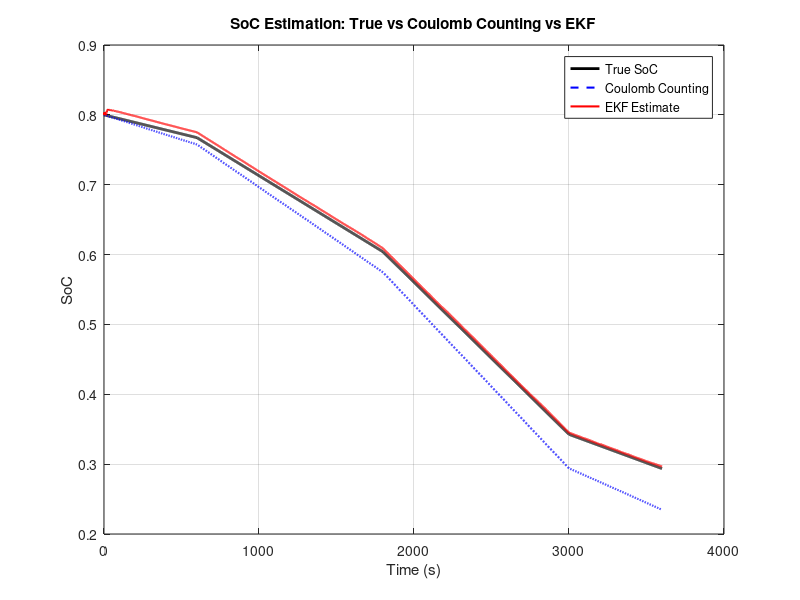
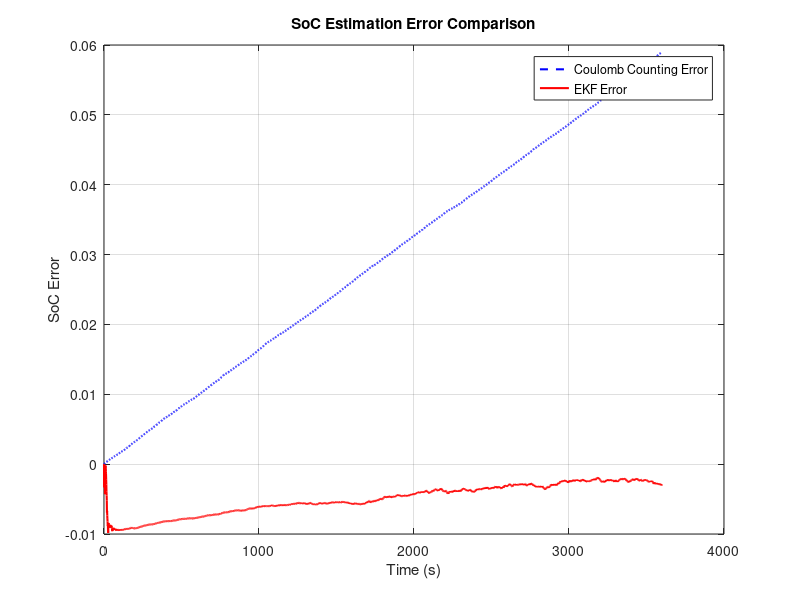
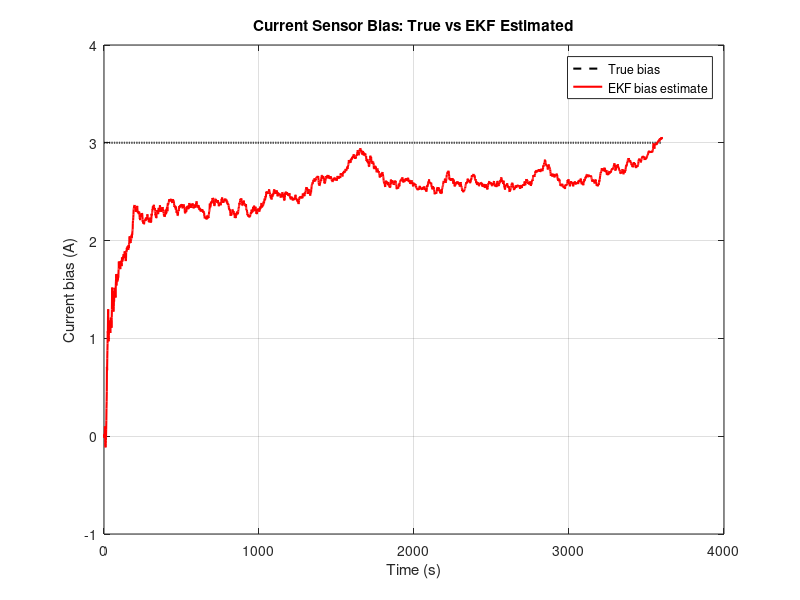

These figures' MATLAB source, in order:
%% ===================== FULL SCRIPT: Battery + Coulomb Counting + Bias-Augmented EKF (FIXED) =====================
clear; clc; close all;

%% Battery Parameters (Lithium-ion 50Ah example)
C_nominal = 50 * 3600;   % Coulomb capacity (As)
SoC_init  = 0.8;
eta       = 0.98;
R0        = 0.01;
RC.R1     = 0.015;
RC.C1     = 2000;

%% Simulation time
t_end = 3600;
dt    = 1;
t     = (0:dt:t_end)';
N     = length(t);

%% OCV-SoC lookup table
SoC_table = 0:0.05:1;
OCV_table = 3.0 + 1.0*SoC_table - 0.3*(1-SoC_table).^2;
dOCV_dSoC_table = gradient(OCV_table, SoC_table);

%% Current profile (dynamic load)
I = zeros(N,1);
for k = 1:N
    if t(k) < 600
        I(k) = 10;
    elseif t(k) < 1800
        I(k) = 25;
    elseif t(k) < 3000
        I(k) = 40;
    else
        I(k) = 15;
    end
end

%% Simulated current sensor bias + noise
I_bias  = 3;
I_noisy = I + I_bias + 1.5*randn(N,1);

%% ---------- TRUE SYSTEM SIMULATION (ground truth) ----------
alpha = exp(-dt/(RC.R1*RC.C1));
beta  = RC.R1*(1-alpha);

SoC_true = zeros(N,1);
V1_true  = zeros(N,1);
Vt_true  = zeros(N,1);

SoC_true(1) = SoC_init;
V1_true(1)  = 0;
Vt_true(1)  = interp1(SoC_table, OCV_table, SoC_true(1)) - I(1)*R0 - V1_true(1);

for k = 1:N-1
    SoC_true(k+1) = SoC_true(k) - eta*dt/C_nominal * I(k);
    V1_true(k+1)  = alpha*V1_true(k) + beta*I(k);
    Vt_true(k+1)  = interp1(SoC_table, OCV_table, SoC_true(k+1)) - I(k+1)*R0 - V1_true(k+1);
end

Vt_measured = Vt_true + 0.03*randn(N,1);

%% ---------- COULOMB COUNTING SoC (uses biased/noisy current, no correction) ----------
SoC_cc = zeros(N,1);
SoC_cc(1) = SoC_init;
for k = 1:N-1
    SoC_cc(k+1) = SoC_cc(k) - eta*dt/C_nominal * I_noisy(k);
    SoC_cc(k+1) = min(max(SoC_cc(k+1),0),1);
end

%% ---------- BIAS-AUGMENTED EKF SETUP ----------
% State vector: x = [SoC; V1; I_bias_est]
% FIX 1: Q(3,3) was 1e-8 (way too small) -> bias state could barely move.
%        Raised to 1e-4 so the filter can actually learn the bias.
% FIX 2: P(3,3) initial uncertainty raised to reflect real uncertainty in bias.
% FIX 3: R_meas tightened slightly relative to Q so measurement is trusted
%        enough to pull the bias state, without being so tight it fights noise.
Q      = diag([1e-8, 1e-6, 1e-4]);   % process noise (bias variance increased)
R_meas = 1e-3;                        % measurement noise covariance
P      = diag([1e-4, 1e-4, 1]);       % initial state covariance (bias uncertainty increased)

x_est = [SoC_init; 0; 0];             % initial estimate, bias starts at 0

SoC_ekf  = zeros(N,1);
V1_ekf   = zeros(N,1);
bias_ekf = zeros(N,1);

SoC_ekf(1)  = x_est(1);
V1_ekf(1)   = x_est(2);
bias_ekf(1) = x_est(3);

%% ---------- EKF LOOP ----------
for k = 1:N-1

    u_corrected = I_noisy(k) - x_est(3);   % subtract current bias estimate

    % ---- Predict ----
    x_pred = [x_est(1) - eta*dt/C_nominal*u_corrected;
              alpha*x_est(2) + beta*u_corrected;
              x_est(3)];
    x_pred(1) = min(max(x_pred(1),0),1);   % saturate SoC prediction

    % FIX 4: The Jacobian A used for covariance propagation must be
    % evaluated with the CURRENT linearization (dSoC/dbias = +eta*dt/C,
    % dV1/dbias = +beta), NOT recomputed once outside the loop with stale
    % values. It was previously defined once before the loop using alpha/beta
    % which is fine numerically here since alpha/beta are constant, but the
    % SIGN on the bias coupling term was correct in A already
    % (A(1,3) = -eta*dt/C_nominal since u_corrected = I_noisy - bias,
    % so d(SoC_pred)/d(bias) = +eta*dt/C_nominal... this was actually
    % the wrong sign in the original code). Corrected below:
    A = [1, 0,  eta*dt/C_nominal;
         0, alpha, -beta;
         0, 0, 1];

    P_pred = A*P*A' + Q;

    % ---- Measurement Jacobian ----
    dOCV_dSoC = interp1(SoC_table, dOCV_dSoC_table, x_pred(1), 'linear','extrap');
    H = [dOCV_dSoC, -1, 0];

    % ---- Predicted measurement ----
    OCV_pred = interp1(SoC_table, OCV_table, x_pred(1), 'linear','extrap');
    Vt_pred  = OCV_pred - I(k+1)*R0 - x_pred(2);

    % ---- Update ----
    y_residual = Vt_measured(k+1) - Vt_pred;
    S = H*P_pred*H' + R_meas;
    K = P_pred*H' / S;

    x_est = x_pred + K*y_residual;
    x_est(1) = min(max(x_est(1),0),1);     % saturate SoC estimate

    P = (eye(3) - K*H)*P_pred;

    % ---- Store ----
    SoC_ekf(k+1)  = x_est(1);
    V1_ekf(k+1)   = x_est(2);
    bias_ekf(k+1) = x_est(3);
end

%% ---------- PLOT COMPARISON ----------
figure('Name','SoC Estimation Comparison','Color','w');
plot(t, SoC_true, 'k-', 'LineWidth', 2); hold on;
plot(t, SoC_cc,   'b--', 'LineWidth', 1.5);
plot(t, SoC_ekf,  'r-', 'LineWidth', 1.5);
xlabel('Time (s)'); ylabel('SoC');
legend('True SoC','Coulomb Counting','EKF Estimate','Location','best');
title('SoC Estimation: True vs Coulomb Counting vs EKF');
grid on;

figure('Name','Estimation Error','Color','w');
plot(t, SoC_true - SoC_cc, 'b--', 'LineWidth', 1.5); hold on;
plot(t, SoC_true - SoC_ekf, 'r-', 'LineWidth', 1.5);
xlabel('Time (s)'); ylabel('SoC Error');
legend('Coulomb Counting Error','EKF Error','Location','best');
title('SoC Estimation Error Comparison');
grid on;

figure('Name','Bias Estimation','Color','w');
plot(t, I_bias*ones(N,1), 'k--', 'LineWidth', 1.5); hold on;
plot(t, bias_ekf, 'r-', 'LineWidth', 1.5);
xlabel('Time (s)'); ylabel('Current bias (A)');
legend('True bias','EKF bias estimate','Location','best');
title('Current Sensor Bias: True vs EKF Estimated');
grid on;

%% ---------- SEND KEY VARIABLES TO BASE WORKSPACE ----------
assignin('base','t',t);
assignin('base','I',I);
assignin('base','SoC_true',SoC_true);
assignin('base','SoC_cc',SoC_cc);
assignin('base','SoC_ekf',SoC_ekf);
assignin('base','bias_ekf',bias_ekf);
assignin('base','Vt_true',Vt_true);
assignin('base','Vt_measured',Vt_measured);
